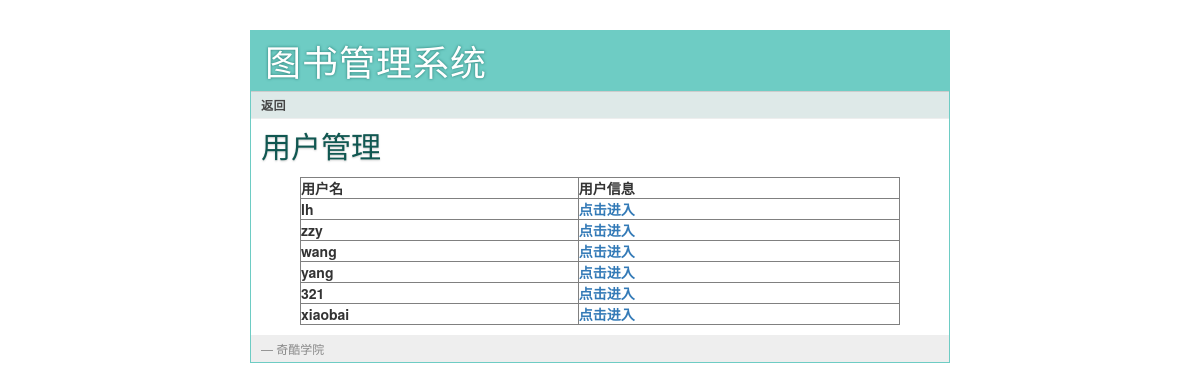
/manager/user_manage/, run on an earlier commit of the app's database.
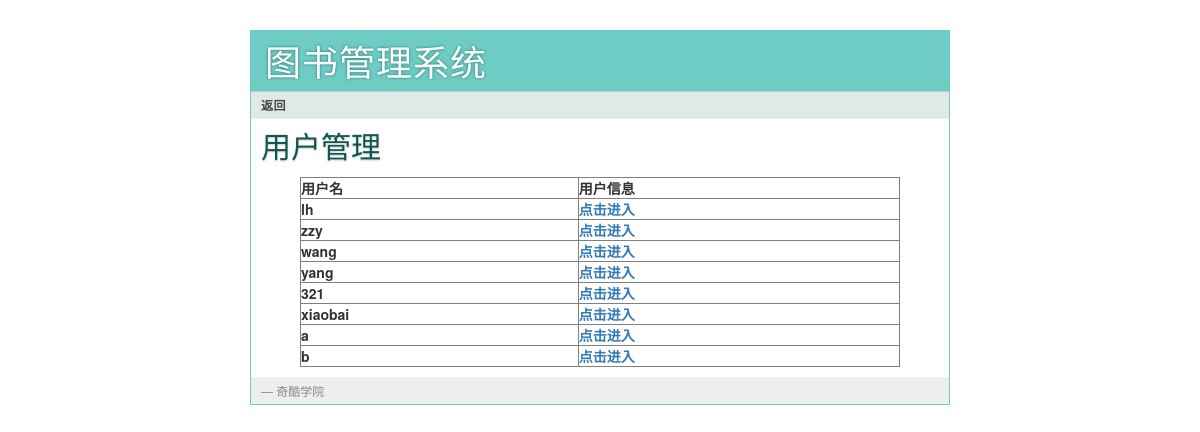
And on a later commit of the database.
### books/models.py (models this page shows, shortened)
class StuUser(User):
    college = models.CharField(max_length=30, blank=True, null=True)
    sno = models.IntegerField(blank=True, null=True, unique=True)
    def name(self):
        return self.username
    name.short_description = '用户昵称'
    def pwd(self):
        return self.password
    pwd.short_description = '密码'
    def e(self):
        return self.email
    e.short_description = '邮箱'
    def col(self):
        return self.college
    col.short_description = '学院'
    def s(self):
        return self.sno
    s.short_description = '学号'

### manager/views.py (the view)
def user_manage(request):
    users = StuUser.objects.all()
    return render(request, 'manager_users.html', {'users': users})

### templates/manager_users.html (shortened to what this page needs)
{% extends 'base.html' %}
{% block link%}
	<a href="{% url 'manager:index' %}"> 返回 </a>
{%  endblock%}
{% block body%}
	<h2> 用户管理 </h2>
	<table width="600" border="1", align="center">
	  <tr>
	    <th align="center"> 用户名 </th>
	    <th align="center"> 用户信息 </th>
	  </tr>
	  {% for user in users%}
	  <tr>
	    <th align="center"> {{user.username}}</th>
	    <th align="center"> <a href="{% url 'manager:userdetail' user.id %}"> 点击进入 </a> </th>
	  </tr>
	  {% endfor %}
	</table>
{% endblock%}

What changed in the data, as far as the page shows it:
added StuUser: username "a"
added StuUser: username "b"
